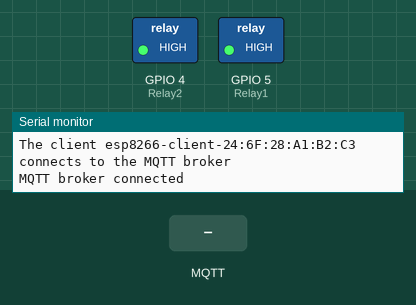
Recording of a sketch running on a simulated ESP8266 (NodeMCU). Parts: switched loads named in the sketch (green lamp = pin HIGH), the last lines printed to the serial monitor. The inputs (shaded band) are chosen by the test bench. WiFi joins after 1.5 s; servers stay silent unless stated; no MQTT or app messages arrive unless stated.

Above: at 3.7 s.
3.8 s: MQTT message "on1" arrives on the first subscribed topic
At 5.3 s:
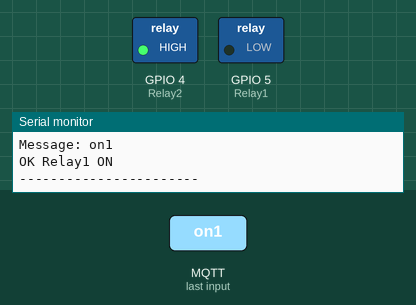
6.0 s: MQTT message "on2" arrives on the first subscribed topic
At 6.9 s:
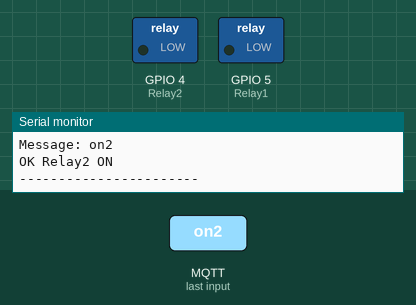
8.0 s: MQTT message "off1" arrives on the first subscribed topic
At 9.7 s:
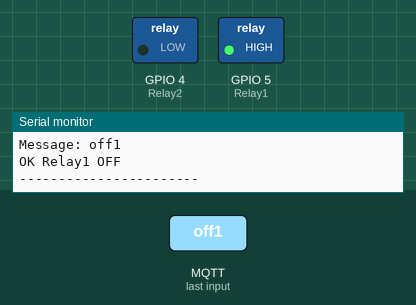
10.0 s: MQTT message "off2" arrives on the first subscribed topic
At 11.3 s:
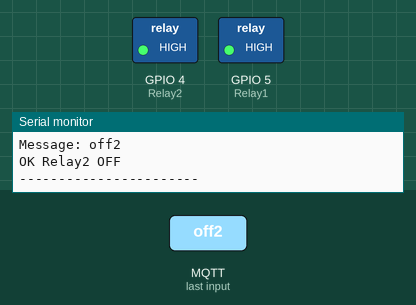
Timing chart, 0 to 13.0 s (numbered marks = the images above; inputs shaded):
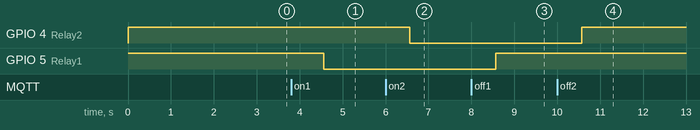

Measured:
- after the input at 3.8 s, GPIO 5 (Relay1): HIGH → LOW after 0.76 s
- after the input at 6.0 s, GPIO 4 (Relay2): HIGH → LOW after 0.56 s
- after the input at 8.0 s, GPIO 5 (Relay1): LOW → HIGH after 0.56 s
- after the input at 10.0 s, GPIO 4 (Relay2): LOW → HIGH after 0.57 s

The sketch:

esp8266_code.ino
```cpp
#include <ESP8266WiFi.h>
#include <PubSubClient.h>


// WiFi
const char *ssid = "XXX"; // Enter your WiFi name
const char *password = "XXX";  // Enter WiFi password

// MQTT Broker
const char *mqtt_broker = "192.168.XXX.XXX";
const char *topic = "XXX";
const char *mqtt_username = "XXX";
const char *mqtt_password = "XXX";
const int mqtt_port = 1883;

// Relay 1,2
bool state1 = false;
bool state2 = false;
const int Relay1 = 5;
const int Relay2 = 4;

WiFiClient espClient;
PubSubClient client(espClient);

void setup() {
     //Setup relay output mode
     pinMode(Relay1, OUTPUT);
     pinMode(Relay2,OUTPUT);
     digitalWrite(Relay1, HIGH);
     digitalWrite(Relay2,HIGH);

     // Set software serial baud to 115200;
     Serial.begin(115200);
     delay(1000); // Delay for stability

     // Connecting to a WiFi network
     WiFi.begin(ssid, password);
     while (WiFi.status() != WL_CONNECTED) {
         delay(500);
         Serial.println("Connecting to WiFi...");
     }
     Serial.println("Connected to the WiFi network");

     // Connecting to an MQTT broker
     client.setServer(mqtt_broker, mqtt_port);
     client.setCallback(callback);
     while (!client.connected()) {
         String client_id = "esp8266-client-";
         client_id += String(WiFi.macAddress());
         Serial.printf("The client %s connects to the MQTT broker\n", client_id.c_str());
         if (client.connect(client_id.c_str(), mqtt_username, mqtt_password)) {
             Serial.println("MQTT broker connected");
         } else {
             Serial.print("Failed with state ");
             Serial.print(client.state());
             delay(2000);
         }
     }

     // Publish and subscribe
     client.subscribe(topic);
 }

 void callback(char *topic, byte *payload, unsigned int length) {
     Serial.print("Message arrived in topic: ");
     Serial.println(topic);
     Serial.print("Message: ");
     String message;
     for (int i = 0; i < length; i++) {
         message += (char) payload[i];  // Convert *byte to string
     }
     Serial.println(message);
     if ((message == "on1")&(state1==false)) {
       Serial.println("OK Relay1 ON");
       digitalWrite(Relay1, LOW);
       state1=true;

     }
     else if ((message == "off1")&(state1==true)) {
       Serial.println("OK Relay1 OFF");
       digitalWrite(Relay1, HIGH);
       state1=false;
     }
     else if ((message == "on2")&(state2==false)) {
       Serial.println("OK Relay2 ON");
       digitalWrite(Relay2, LOW);
       state2=true;
     }
     else if ((message == "off2")&(state2==true)) {
       Serial.println("OK Relay2 OFF");
       digitalWrite(Relay2, HIGH);
       state2=false;
     }
     else {
       Serial.println("error invalid mqtt message");
     }
     Serial.println();
     Serial.println("-----------------------");
 }

 void loop() {
     client.loop();
     delay(2000); // Delay for a short period in each loop iteration
 }
```
